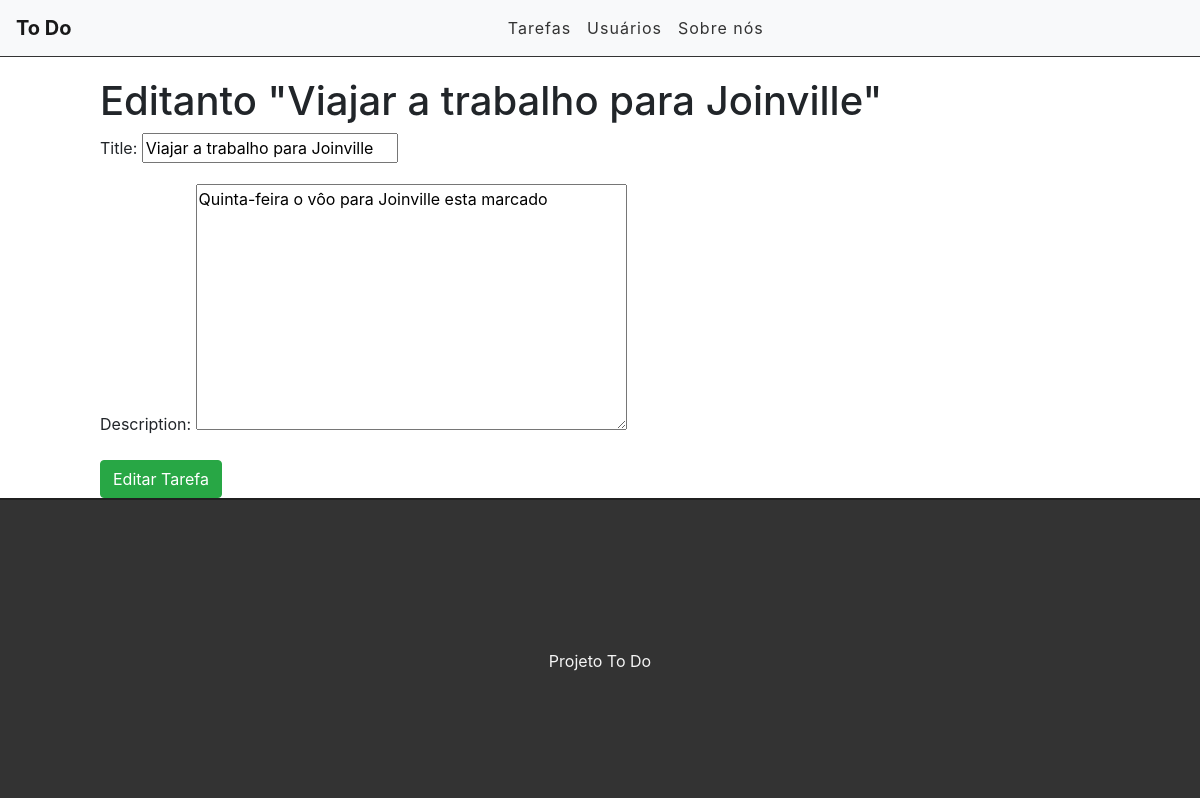
Screenshot of /edit/5 with the database file from the repository.
### tasks/models.py (models this page shows, shortened)
class Task(models.Model):
    STATUS = (
        ('doing', 'Doing'),
        ('done', 'Done'),
    )
    title = models.CharField(max_length=255)
    description = models.TextField()
    done = models.CharField(
        max_length=5,
        choices=STATUS,
    )
    created_at = models.DateTimeField(auto_now_add=True)
    updated_at = models.DateTimeField(auto_now=True)

### tasks/views.py (the view)
# urls.py: path('edit/<int:id>', views.edittask, name='edit-task'),
def edittask(request, id):
    task = get_object_or_404(Task, pk=id)
    form = TaskForm(instance=task)
    if request.method == 'POST':
        form = TaskForm(request.POST, instance=task)
        if form.is_valid():
            task.save()
            return redirect('/')
        else:
            return render(request, 'tasks/edittask.html', {'form': form, 'task': task})
    else:
        return render(request, 'tasks/edittask.html', {'form': form, 'task': task})

### tasks/forms.py
class TaskForm(forms.ModelForm):
    class Meta:
        model = Task
        fields = ('title', 'description')

### tasks/templates/tasks/edittask.html (shortened to what this page needs)
{% extends 'base.html' %}
{% block content %}
<div class="offset-1 col-10 list-div">
    <h1>Editanto "{{task.title}}"</h1>
    <form method="POST">
        {{ form.as_p }}
        <input type="submit" class="btn btn-success" value="Editar Tarefa">
    </form>
</div>
{% endblock %}

### tasks/static/css/styles.css (style rules this page uses)
.list-div { padding: 0; }

### rows the page displays
Task: title "Viajar a trabalho para Joinville", description "Quinta-feira o vôo para Joinville esta marcado"
